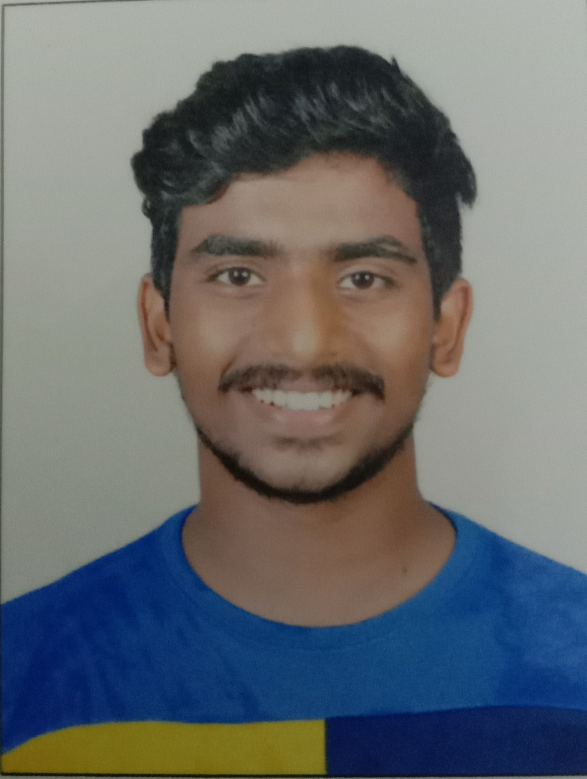
#> input picture sujan1.jpg, 1760 x 2336 px (shown at 1/3 size)
$ python tresh.py
#> lines starting #> are read from the running program, lines starting #| are printed output that depends on the picture; after the words box and inside, x2 and y2 are one past the last pixel; in counts of white or black regions, pixels touching at a corner belong together
import cv2
img=cv2.imread("sujan1.jpg")
#> img is the input picture: shape (2336, 1760, 3); mean B, G, R 110.6, 108.3, 104.5

re= cv2.resize(img,(500,500),interpolation=cv2.INTER_CUBIC)
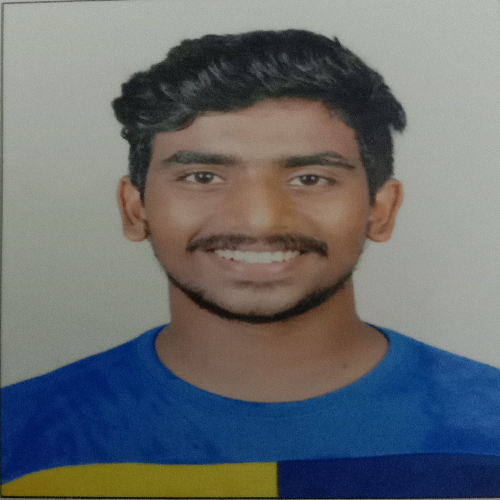
#> re: shape (500, 500, 3); mean B, G, R 110.6, 108.3, 104.5
cv2.imshow("imag1",re)
gray=cv2.cvtColor(re,cv2.COLOR_BGR2GRAY)
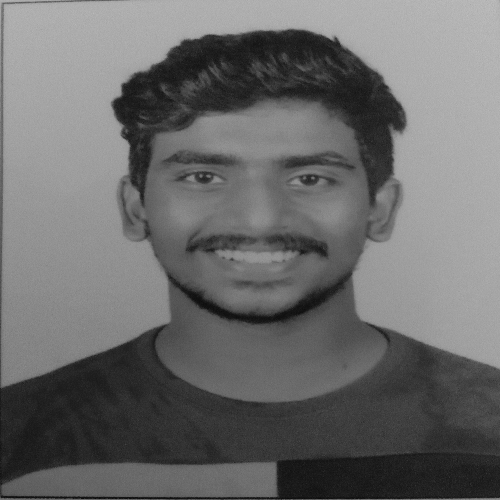
#> gray: shape (500, 500); min 10, max 192, mean 107.4
cv2.imshow("gray",gray)

threshold,thresh=cv2.threshold(gray,150,255,cv2.THRESH_BINARY)
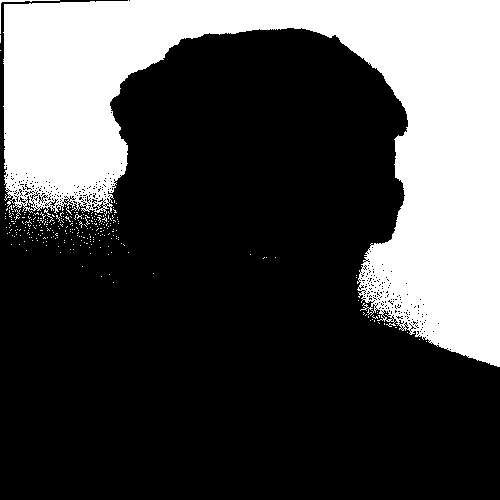
#> thresh: shape (500, 500); 29.7% white; 279 white regions (276 under 20 px), largest, box (x1, y1, x2, y2) and area: (3, 0, 500, 367) 73524, (0, 0, 60, 34) 120, (14, 209, 21, 220) 23
cv2.imshow("threshold",thresh)

threshold,thresh_inv=cv2.threshold(gray,150,255,cv2.THRESH_BINARY_INV)
cv2.imshow("threshold inverse",thresh_inv)

#adaptive thresholding
adaptive_thresh= cv2.adaptiveThreshold(gray,255,cv2.ADAPTIVE_THRESH_MEAN_C,cv2.THRESH_BINARY,11,3)
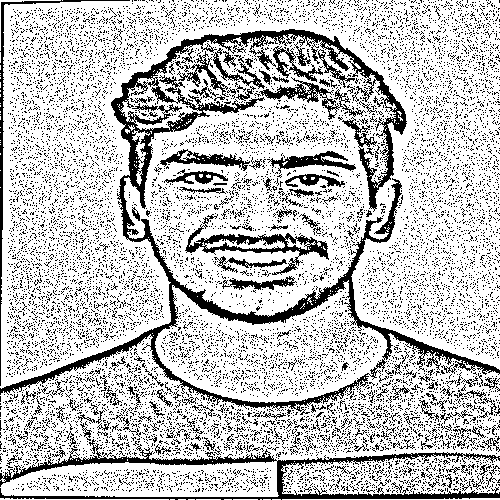
#> adaptive_thresh: shape (500, 500); 76% white; black in thin lines or dots
cv2.imshow("adaptive thresholding",adaptive_thresh)

cv2.waitKey(0)

$ run again, with pic3.jpg copied over sujan1.jpg
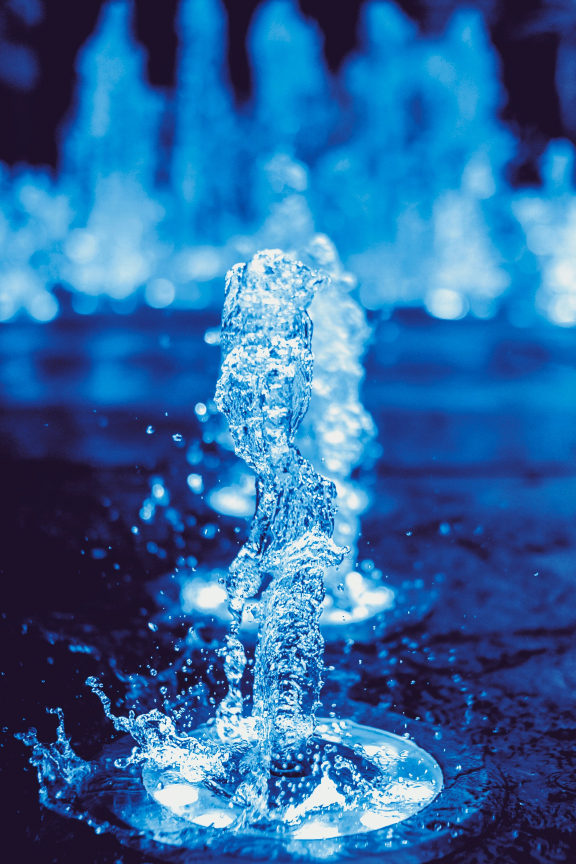
#> input picture pic3.jpg, 1728 x 2592 px (shown at 1/3 size)
#> img is the input picture: shape (2592, 1728, 3); mean B, G, R 159, 103.4, 46.1
#> `threshold,thresh=cv2.threshold(gray,150,255,cv2.THRESH_BINARY)`:
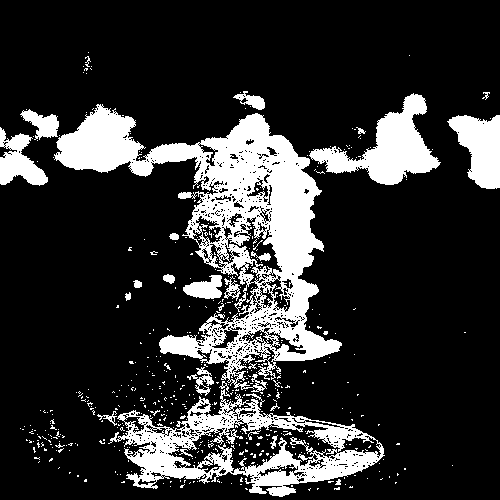
#> thresh: shape (500, 500); 19.1% white; 501 white regions (472 under 20 px), largest, box (x1, y1, x2, y2) and area: (54, 104, 342, 392) 24891, (108, 389, 385, 497) 10082, (309, 93, 441, 185) 4676
#> `adaptive_thresh= cv2.adaptiveThreshold(gray,255,cv2.ADAPTIVE_THRESH_ME..`:
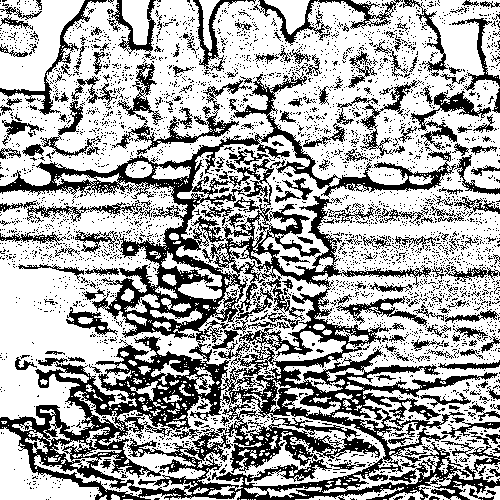
#> adaptive_thresh: shape (500, 500); 65.6% white; 3740 black regions (3531 under 20 px), largest, box (x1, y1, x2, y2) and area: (0, 72, 500, 500) 50838, (112, 63, 252, 155) 2099, (253, 0, 403, 46) 1249
